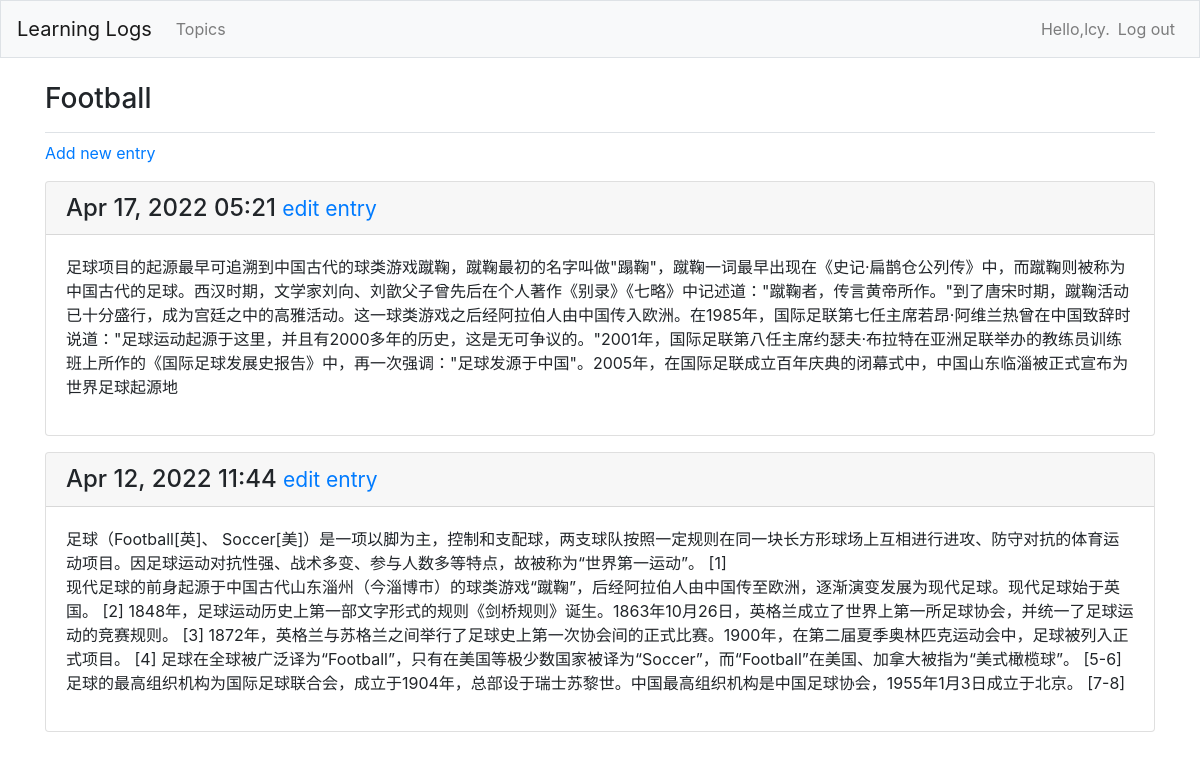
The page /topics/2/ (signed in) on the database its author committed.
### learning_log/models.py (models this page shows, shortened)
class Topic(models.Model):
    text = models.CharField(max_length=200)
    date_added = models.DateTimeField(auto_now_add=True)
    owner = models.ForeignKey(User, on_delete=models.CASCADE)
    def __str__(self):
        return self.text

class Entry(models.Model):
    topic = models.ForeignKey(Topic, on_delete=models.CASCADE)
    text = models.TextField()
    date_added = models.DateTimeField(auto_now_add=True)
    class Meta:
        verbose_name_plural = 'entries'

### learning_log/views.py (the view)
# urls.py: path('topics/<int:topic_id>/',views.topic,name ='topic'),
@login_required
def topic(request,topic_id):
    topic = Topic.objects.get(id=topic_id)
    if topic.owner !=request.user:
        raise  Http404
    entries = topic.entry_set.order_by('-date_added')
    context = {'topic':topic,'entries':entries}
    return render(request,'learning_log/topic.html', context)

### templates/learning_log/topic.html
{%  extends "learning_log/base.html" %}
{% block page_header %}
  <h3>{{ topic }}</h3>
{% endblock page_header %}
{% block content %}
  <p>
   <a href="{% url 'learning_log:new_entry' topic.id %}">Add new entry</a>
  </p>
{% for entry in entries %}
  <div class="card mb-3">
    <h4 class="card-header">
        {{ entry.date_added|date:'M d, Y H:i' }}
        <small><a href="{% url 'learning_log:edit_entry' entry.id %}">edit entry</a></small>
    </h4>
    <div class="card-body">
      {{ entry.text|linebreaks }}
    </div>
  </div>
  {% empty %}
      <p>There are no entries for this topic yet.</p>
  {% endfor %}
{% endblock content %}

### templates/learning_log/base.html (shortened to what this page needs)
{% load bootstrap4 %}
<!doctype html>
<html lang="en">
<head>
    {% bootstrap_css %}
</head>
<body>
  <nav class="navbar navbar-expand-md navbar-light bg-light mb-4 border">
      <a class="navbar-brand" href="{% url 'learning_log:index' %}">
          Learning Logs</a>
      <div class="collapse navbar-collapse" id="navbarCollapse">
          <ul class="navbar-nav mr-auto">
              <li class="nav-item">
                <a class="nav-link" href="{%  url 'learning_log:topics'%}">
                        Topics</a></li>
          </ul>
          <ul class="navbar-nav ml-auto">
            {% if user.is_authenticated %}
              <li class="nav-item">
                  <span class="navbar-text">Hello,{{ user.username }}.</span>
              </li>
              <li class="nav-item">
                  <a class="nav-link" href="{% url 'users:logout' %}">Log out</a>
              </li>
            {% endif %}
          </ul>
      </div>
  </nav>
  <main role="main" class ="container">
    <div class="pb-2 mb-2 border-bottom">
      {% block page_header %}{% endblock page_header %}
    </div>
    <div>
      {% block content %}{% endblock content %}
    </div>
  </main>
</body>
</html>

### rows shown on the page
Topic: text "Football"
Entry: date_added "Apr 17, 2022 05:21", text "足球项目的起源最早可追溯到中国古代的球类游戏蹴鞠，蹴鞠最初的名字叫做\"蹋鞠\"，蹴鞠一词最早出现在《史记·扁鹊仓公列传》中，而蹴鞠则被称为中国古代的足球。西汉时期，文学家刘向、刘歆父子曾先后在个人著作《别录》《七略》中记述道：\"蹴鞠者，传言黄帝所作。\"到了唐宋时期，蹴鞠活动已十分盛行，成为宫廷之中的高雅活动。这一球类游戏之后经阿拉伯人由中国传入欧洲。在1985年，国际足联第七任主席若昂·阿维兰热曾在中国致辞时说道：\"足球运动起源于这里，并且有2000多年的历史，这是无可争议的。\"2001年，国际足联第八任主席约瑟夫·布拉特在亚洲足联举办的教练员训练班上所作的《国际足球发展史报告》中，再一次强调：\"足球发源于中国\"。2005年，在国际足联成立百年庆典的闭幕式中，中国山东临淄被正式宣布为世界足球起源地"
Entry: date_added "Apr 12, 2022 11:44", text "足球（Football[英]、 Soccer[美]）是一项以脚为主，控制和支配球，两支球队按照一定规则在同一块长方形球场上互相进行进攻、防守对抗的体育运动项目。因足球运动对抗性强、战术多变、参与人数多等特点，故被称为“世界第一运动”。 [1] 现代足球的前身起源于中国古代山东淄州（今淄博市）的球类游戏“蹴鞠”，后经阿拉伯人由中国传至欧洲，逐渐演变发展为现代足球。现代足球始于英国。 [2] 1848年，足球运动历史上第一部文字形式的规则《剑桥规则》诞生。1863年10月26日，英格兰成立了世界上第一所足球协会，并统一了足球运动的竞赛规则。 [3] 1872年，英格兰与苏格兰之间举行了足球史上第一次协会间的正式比赛。1900年，在第二届夏季奥林匹克运动会中，足球被列入正式项目。 [4] 足球在全球被广泛译为“Football”，只有在美国等极少数国家被译为“Soccer”，而“Football”在美国、加拿大被指为“美式橄榄球”。 [5-6] 足球的最高组织机构为国际足球联合会，成立于1904年，总部设于瑞士苏黎世。中国最高组织机构是中国足球协会，1955年1月3日成立于北京。 [7-8]"

### other values the page prints
{{ user.username }} "lcy"
